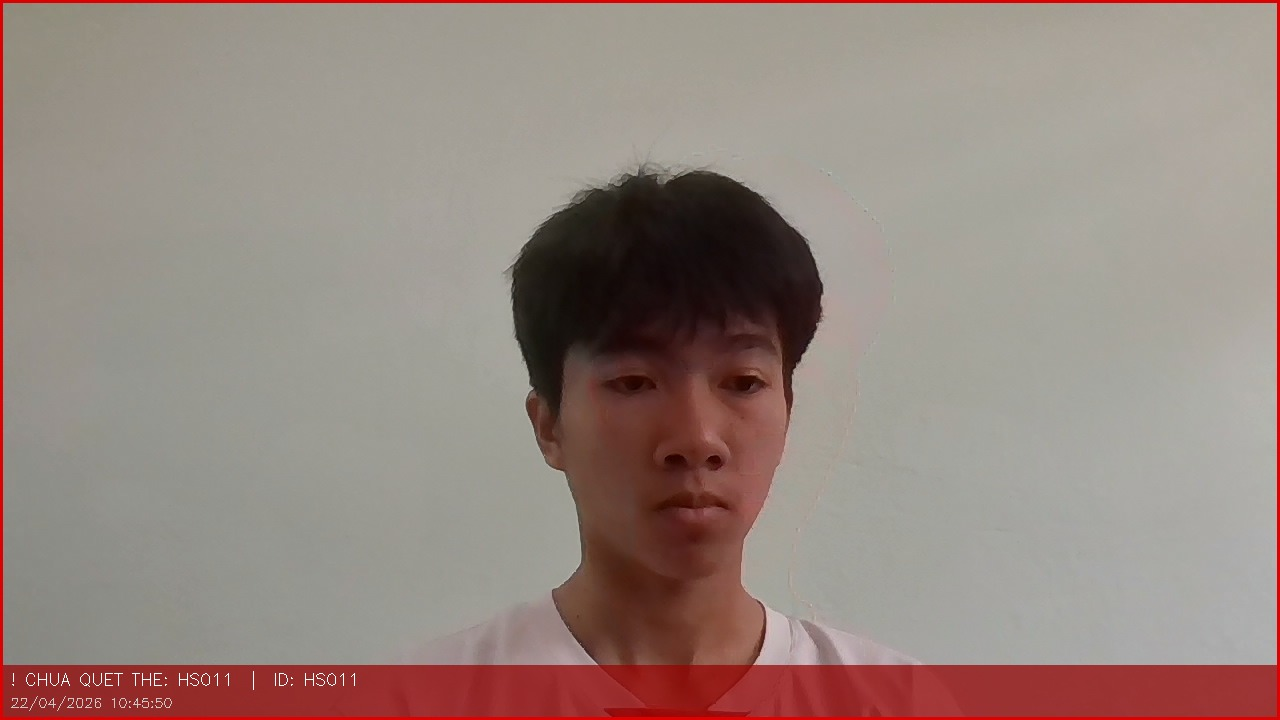
#> input picture data/violations/20260422_104550_HS011.jpg, 1280 x 720 px, given in place of the camera
$ python face_engine.py
#> lines starting #> are read from the running program, lines starting #| are printed output that depends on the picture; after the words box and inside, x2 and y2 are one past the last pixel; in counts of white or black regions, pixels touching at a corner belong together
"""
=================================================
  FACE_ENGINE.PY - NHAN DIEN KHUON MAT
  v3.0 — MERGE v1-modified + v2
=================================================
MERGE TU V1-MODIFIED (tinh nang moi cua ban):
  [+] Hai lop nhan dien:
        Lop 1 (moi frame) : Haar Cascade -> bat tat ca mat, ve box xam nhanh
        Lop 2 (dinh ky)   : face_recognition -> doi chieu danh tinh
  [+] Nhan dien NGUOI LA (stranger) - chup va ghi vi pham
  [+] Status 3 muc: ok / warn / stranger
  [+] Sidebar thong tin dep ben canh box
  [+] 4 goc khung nhan dep thay vi rectangle phu

GIU TU V2 (bug fix + tinh nang v2):
  [+] Thread-safe Lock khi add_face_live / reload
  [+] add_face_live(): them mat moi trong runtime (phim A)
  [+] reload(): hot-reload khong can thoat chuong trinh
  [+] Confidence bar duoi khung mat
  [+] Clamp toa do tranh ve ra ngoai frame (BUG FIX)
  [+] Kiem tra frame hop le truoc khi xu ly (BUG FIX)
  [+] CAPTURE_COOLDOWN tranh spam anh vi pham
  [+] save_violation_photo: khung do + watermark dep hon

Mau sac box:
  Xanh la  : Hoc sinh DA QUET the QR
  Vang cam : Hoc sinh biet nhung CHUA QUET the
  Do        : Nguoi la / khong co trong danh sach
  Xam       : Dang quet nhanh (Haar), chua doi chieu danh tinh
"""

import os
import cv2
import numpy as np
from datetime import datetime
from typing import Optional
import threading

try:
    import face_recognition
    FACE_LIB = "face_recognition"
except ImportError:
    FACE_LIB = None
    print("[WARN] face_recognition chua duoc cai.")
    print("       pip install face_recognition")
    print("       He thong van chay voi Haar Cascade (khong nhan dien duoc danh tinh).\n")

from config import (
    FACE_DB_PATH, VIOLATION_PATH, FACE_TOLERANCE, FACE_SCALE,
    HAAR_SCALE_FACTOR, HAAR_MIN_NEIGHBORS, HAAR_MIN_SIZE,
    CAPTURE_COOLDOWN,
    COLOR_FACE_OK, COLOR_FACE_WARN, COLOR_FACE_STRANGER, COLOR_FACE_SCAN
)


# =============================================================================
class FaceEngine:
    """
    Nhan dien khuon mat 2 lop:
      Lop 1 (moi frame) : Haar Cascade  -> bat tat ca khuon mat, ve box nhanh
      Lop 2 (dinh ky)   : face_recognition -> doi chieu danh tinh & stranger
    """

    SUPPORTED_EXT = {".jpg", ".jpeg", ".png", ".bmp", ".webp"}

    def __init__(self, students: dict):
        self.students  = students     # {ma_hs: ho_ten}
        self.known_ids  = []
        self.known_encs = []
        self.available  = True        # Haar Cascade luon co san
        self._lock      = threading.Lock()  # [v2] thread-safe

        # Haar Cascade — phat hien mat moi frame
        cascade_path = cv2.data.haarcascades + "haarcascade_frontalface_default.xml"
        self.face_cascade = cv2.CascadeClassifier(cascade_path)
        if self.face_cascade.empty():
            print("[WARN] Khong tai duoc Haar Cascade. Kiem tra cai dat OpenCV.")
            self.available = False

        # Cooldown chup anh {key: timestamp}
        self._capture_cooldown: dict = {}

        if FACE_LIB:
            self._load_known_faces()
#> (the call stopped at in _load_known_faces, `img  = face_recognition.load_image_file(path)`: face_recognition is not available in this run)
        else:
            print("[FACE] Bo qua doi chieu danh tinh: face_recognition chua cai.")

    # -------------------------------------------------------------------------
    def _load_known_faces(self):
        """Load va encode tat ca anh tu thu muc stuface/."""
        if not os.path.isdir(FACE_DB_PATH):
            os.makedirs(FACE_DB_PATH, exist_ok=True)
            print(f"[FACE] Da tao thu muc stuface: {FACE_DB_PATH}")
            print("       Dat anh hoc sinh vao day (ten file = MaHS.jpg)")
            return

        count  = 0
        failed = []
        for fname in sorted(os.listdir(FACE_DB_PATH)):
            stem, ext = os.path.splitext(fname)
            if ext.lower() not in self.SUPPORTED_EXT:
                continue
            ma_hs = stem.strip().upper()
            path  = os.path.join(FACE_DB_PATH, fname)
            try:
                img  = face_recognition.load_image_file(path)
                encs = face_recognition.face_encodings(img)
                if not encs:
                    failed.append(fname)
                    continue
                with self._lock:
                    self.known_ids.append(ma_hs)
                    self.known_encs.append(encs[0])
                count += 1
            except Exception as e:
                print(f"[FACE] Loi load '{fname}': {e}")

        print(f"[FACE] Da load {count} khuon mat tu {FACE_DB_PATH}")
        if failed:
            print(f"[FACE] Khong tim thay mat trong: {', '.join(failed)}")

    # =========================================================================
    # LOP 1: HAAR CASCADE — phat hien nhanh moi frame
    # =========================================================================
    def detect_locations(self, frame_bgr) -> list:
        """
        [v1-mod] Quet nhanh toan bo khuon mat bang Haar Cascade.
        Tra ve list (top, right, bottom, left).
        """
        if not self.available or frame_bgr is None or frame_bgr.size == 0:
            return []
        gray = cv2.cvtColor(frame_bgr, cv2.COLOR_BGR2GRAY)
        gray = cv2.equalizeHist(gray)  # tang tuong phan
        faces = self.face_cascade.detectMultiScale(
            gray,
            scaleFactor=HAAR_SCALE_FACTOR,
            minNeighbors=HAAR_MIN_NEIGHBORS,
            minSize=HAAR_MIN_SIZE,
            flags=cv2.CASCADE_SCALE_IMAGE
        )
        if len(faces) == 0:
            return []
        return [(y, x + w, y + h, x) for (x, y, w, h) in faces]

    # =========================================================================
    # LOP 2: FACE_RECOGNITION — doi chieu danh tinh (theo ky)
    # =========================================================================
    # [67 lines left out: function recognize, not called in this run]

    # =========================================================================
    # VE OVERLAY — 2 lop hop nhat
    # =========================================================================
    def draw_overlay(self, frame, fast_locations: list,
                     recog_results: list, scanned_ids: set):
        """
        [v1-mod + v2] Ve toan bo overlay.
        - fast_locations : Haar boxes (ve xam neu chua co recog match)
        - recog_results  : ket qua face_recognition
        - scanned_ids    : tap hop ma_hs da quet QR hop le
        """
        h_frame, w_frame = frame.shape[:2]

        # Cap nhat status 'ok' cho hoc sinh da quet the
        updated = []
        for r in recog_results:
            r = dict(r)
            if r["student_id"] and r["student_id"] in scanned_ids:
                r["status"] = "ok"
            updated.append(r)

        # Ve Haar box xam cho mat chua match recog
        recog_locs = [r["location"] for r in updated]
        for (top, right, bottom, left) in fast_locations:
            # Clamp
            top    = max(0, top);    left   = max(0, left)
            bottom = min(h_frame, bottom); right = min(w_frame, right)
            matched = any(
                abs(top - rt) < 40 and abs(left - rl) < 40
                for (rt, rr, rb, rl) in recog_locs
            )
            if not matched:
                self._draw_box(frame, top, right, bottom, left,
                               COLOR_FACE_SCAN, "Dang quet...", None, None, None)

        # Ve box chinh thuc
        for r in updated:
            top, right, bottom, left = r["location"]
            # [v2 BUG FIX] Clamp toa do
            top    = max(0, top);    left   = max(0, left)
            bottom = min(h_frame, bottom); right = min(w_frame, right)

            sid    = r["student_id"]
            name   = r["name"]
            conf   = r["confidence"]
            status = r["status"]

            if status == "ok":
                color   = COLOR_FACE_OK
                vio_tag = "Co the"
            elif status == "warn":
                color   = COLOR_FACE_WARN
                vio_tag = "CHUA QUET THE!"
            else:
                color   = COLOR_FACE_STRANGER
                vio_tag = "NGUOI LA"
                sid     = "N/A"
                name    = "Nguoi la"

            self._draw_box(frame, top, right, bottom, left,
                           color, name, sid, vio_tag, conf)

            # [v2] Confidence bar nho duoi khung
            if conf and conf > 0 and status != "stranger":
                bar_w  = right - left
                filled = int(bar_w * conf)
                cv2.rectangle(frame,
                              (left, bottom + 2), (right, bottom + 6), (50,50,50), -1)
                cv2.rectangle(frame,
                              (left, bottom + 2), (left + filled, bottom + 6), color, -1)

        return frame

    # -------------------------------------------------------------------------
    def _draw_box(self, frame, top, right, bottom, left,
                  color, label, sid, vio_tag, conf):
        """
        [v1-mod] Ve khung 4-goc dep + sidebar thong tin.
        """
        h_frame, w_frame = frame.shape[:2]
        L = 18  # chieu dai canh goc

        # 4 goc
        corners_arms = [
            ((left,  top),    [(left+L, top),    (left,  top+L)]),
            ((right, top),    [(right-L, top),   (right, top+L)]),
            ((left,  bottom), [(left+L, bottom), (left,  bottom-L)]),
            ((right, bottom), [(right-L, bottom),(right, bottom-L)]),
        ]
        for corner, arms in corners_arms:
            for arm in arms:
                cv2.line(frame, corner, arm, color, 3)
        # Vien mong ben trong
        cv2.rectangle(frame, (left, top), (right, bottom), color, 1)

        # Sidebar thong tin ben phai box
        sidebar_x = min(right + 8, w_frame - 155)
        sidebar_y = top

        info_lines = []
        if sid is not None:
            info_lines.append(("ID:", sid if sid != "N/A" else "---"))
            info_lines.append(("Ten:", label[:18]))
            if vio_tag:
                info_lines.append(("TT:", vio_tag))
            if conf:
                info_lines.append(("Conf:", f"{int(conf*100)}%"))
        else:
            info_lines.append(("TT:", label))

        font   = cv2.FONT_HERSHEY_SIMPLEX
        fscale = 0.42
        fthick = 1
        line_h = 18
        pad    = 4

        max_w = 0
        for k, v in info_lines:
            tw, _ = cv2.getTextSize(f"{k} {v}", font, fscale, fthick)[0]
            max_w = max(max_w, tw)

        sb_x1 = sidebar_x
        sb_y1 = sidebar_y
        sb_x2 = min(sb_x1 + max_w + pad * 2, w_frame - 2)
        sb_y2 = sidebar_y + len(info_lines) * line_h + pad * 2

        # Nen mo
        ov = frame.copy()
        cv2.rectangle(ov, (sb_x1, sb_y1), (sb_x2, sb_y2), (18, 18, 18), -1)
        cv2.addWeighted(ov, 0.65, frame, 0.35, 0, frame)
        cv2.rectangle(frame, (sb_x1, sb_y1), (sb_x2, sb_y2), color, 1)

        for i, (key, val) in enumerate(info_lines):
            y_pos = sidebar_y + pad + (i + 1) * line_h
            if y_pos > h_frame - 5:
                break
            kw = cv2.getTextSize(key + " ", font, fscale, fthick)[0][0]
            cv2.putText(frame, key, (sb_x1 + pad, y_pos),
                        font, fscale, (170, 170, 170), fthick)
            cv2.putText(frame, val, (sb_x1 + pad + kw, y_pos),
                        font, fscale, (255, 255, 255), fthick)

        # Nhan nho duoi box
        lbl_y = bottom + 16 if bottom + 20 < h_frame else top - 6
        lbl_y = max(12, min(lbl_y, h_frame - 5))
        cv2.putText(frame, label, (left, lbl_y), font, 0.5, color, 1)

    # =========================================================================
    # ADD FACE LIVE — [v2]
    # =========================================================================
    # [93 lines left out: functions add_face_live, reload, capture_violation, save_violation_photo, not called in this run]


# =============================================================================
# Test truc tiep
# =============================================================================
if __name__ == "__main__":
    print("=" * 54)
    print("  FACE ENGINE v3 — TEST WEBCAM LIVE")
    print("  Haar Cascade + face_recognition")
    print("=" * 54)

    dummy_students = {}
    if os.path.isdir(FACE_DB_PATH):
        for f in os.listdir(FACE_DB_PATH):
            stem = os.path.splitext(f)[0].upper()
            dummy_students[stem] = stem

    engine       = FaceEngine(dummy_students)
    cap          = cv2.VideoCapture(0)
    cap.set(cv2.CAP_PROP_FRAME_WIDTH, 1280)
    cap.set(cv2.CAP_PROP_FRAME_HEIGHT, 720)

    frame_count   = 0
    recog_results = []

    while True:
        ret, frame = cap.read()
#> frame is the input picture: shape (720, 1280, 3); mean B, G, R 127.2, 134.3, 150.7
        if not ret:
            break
        frame_count += 1

        fast_locs = engine.detect_locations(frame)
#> in detect_locations, `gray = cv2.cvtColor(frame_bgr, cv2.COLOR_BGR2GRAY)`:
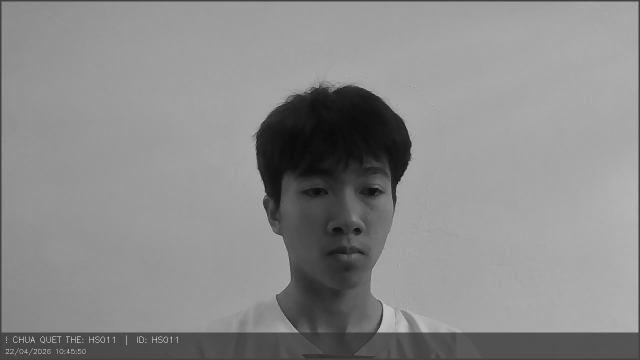
#> gray: shape (720, 1280) (shown at 1/2 size); min 8, max 248, mean 138.4
#> in detect_locations, `gray = cv2.equalizeHist(gray)`:
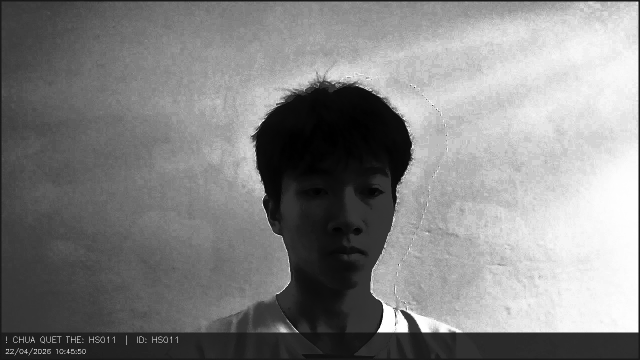
#> gray: shape (720, 1280) (shown at 1/2 size); min 0, max 255, mean 130.4
#> in detect_locations, `faces = self.face_cascade.detectMultiScale( gray, scaleFactor=HAAR_SCA..`: faces = [[663, 472, 86, 86], [592, 307, 201, 201]]
#> fast_locs = [(472, 749, 558, 663), (307, 793, 508, 592)]
        if frame_count % 5 == 0 and FACE_LIB:
            recog_results = engine.recognize(frame)

        frame = engine.draw_overlay(frame, fast_locs, recog_results, set())
#> the loop in draw_overlay, `for (top, right, bottom, left) in fast_locations:` made 2 passes
#> (top, right, bottom, left, matched, h_frame in _draw_box, w_frame in _draw_box, L in _draw_box) on passes 1 to 2: (472, 749, 558, 663, False, 720, 1280, 18), (307, 793, 508, 592, False, 720, 1280, 18)
#> after the loop in draw_overlay, `for (top, right, bottom, left) in fast_locations:`:
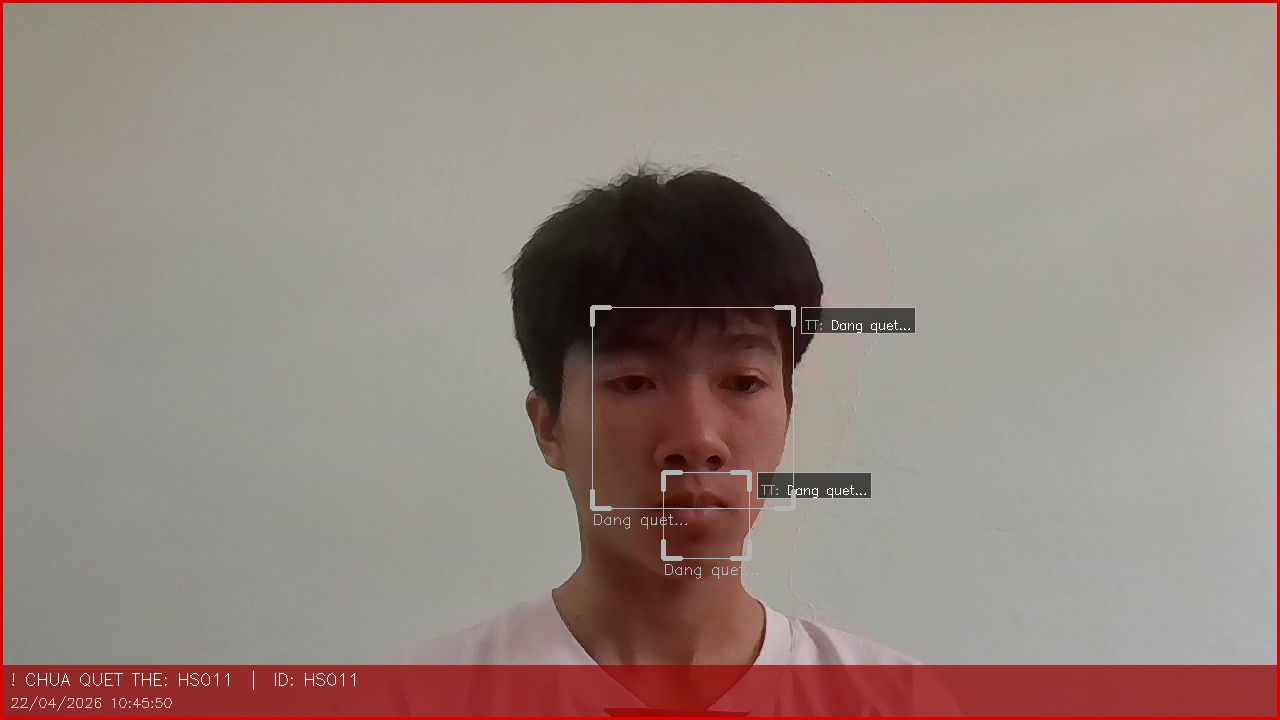
#> frame: shape (720, 1280, 3); 0.96% of pixels changed, all inside (x1, y1, x2, y2) = (590, 305, 916, 579)
        cv2.putText(frame,
                    f"Haar: {len(fast_locs)}  |  Nhan dien: {len(recog_results)}",
                    (10, 28), cv2.FONT_HERSHEY_SIMPLEX, 0.65, (0, 255, 255), 2)
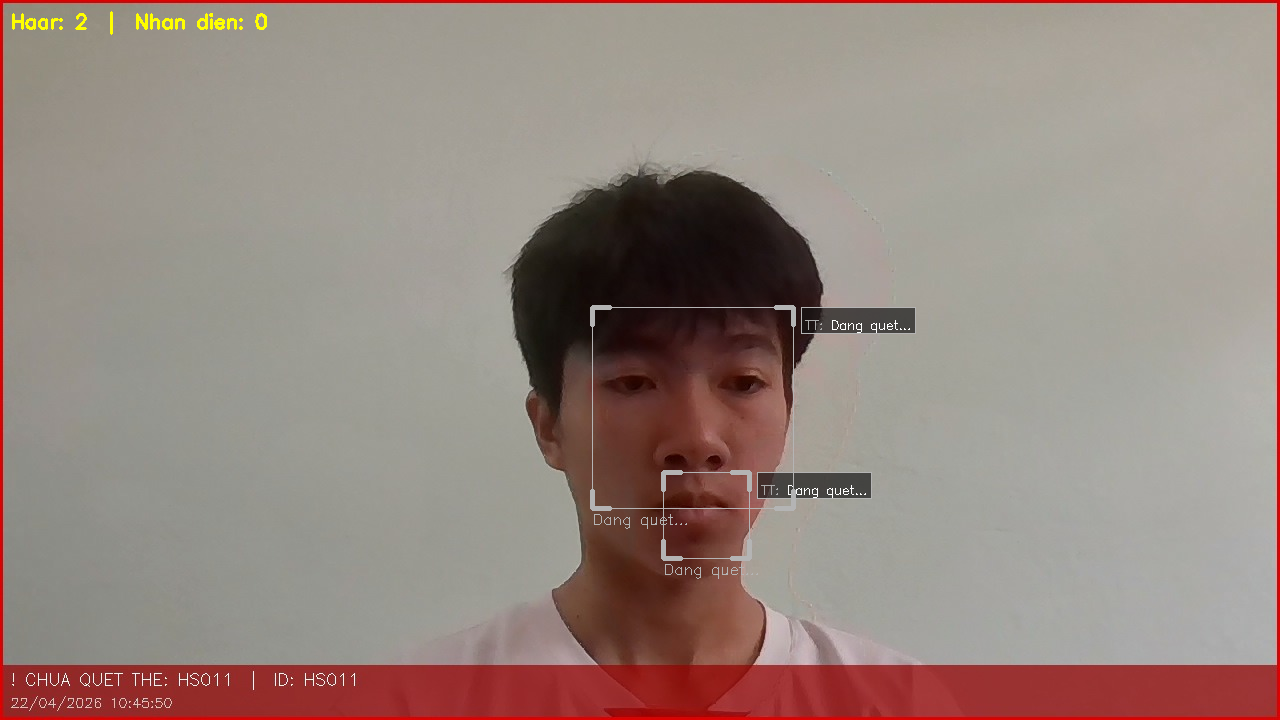
#> frame: shape (720, 1280, 3); 0.15% of pixels changed, all inside (x1, y1, x2, y2) = (12, 11, 267, 35)
        cv2.imshow("Face Engine v3 - Test", frame)
        if cv2.waitKey(1) & 0xFF == ord("q"):
#> (key q is pressed here)
            break

    cap.release()
    cv2.destroyAllWindows()
